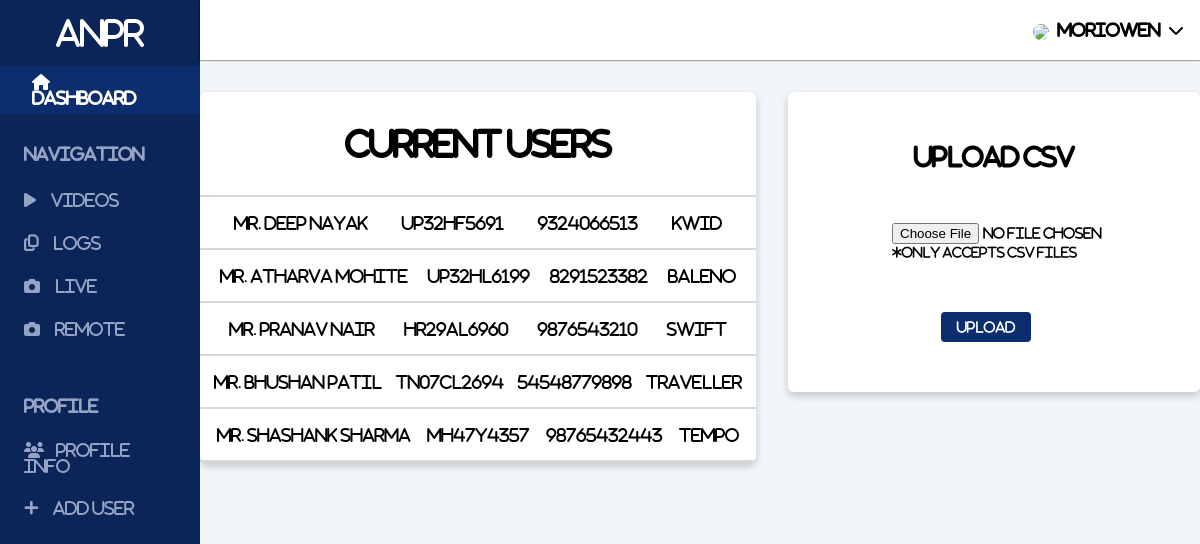
Page /addusers/ (signed in) on the committed database.
### app/models.py (models this page shows)
class CarProfile(models.Model):
    user = models.ForeignKey(User, default="", on_delete=models.CASCADE, null=True, blank=True)
    name = models.CharField(max_length=150)
    phone = models.CharField(max_length=150)
    carno = models.CharField(max_length=50)
    carmodel = models.CharField(max_length=50)
    carcolour = models.CharField(max_length=50)
    def __str__(self):
        return self.name

### app/views.py (the view, shortened to what this page needs)
# urls.py: path('addusers/', views.addusers, name="addusers"),
def addusers(request):
    template = "addcars.html"
    data = CarProfile.objects.all()
    prompt = {
        'order': 'Order of the CSV should be name, phone, carno, carmodel, carcolour',
        'profiles': data
              }
    if request.method == "GET":
        users = CarProfile.objects.filter(user=request.user)
        context = {'users': users}
        print(users)
        return render(request, template, context)

### templates/addcars.html (shortened to what this page needs)
{% extends 'base.html' %} {% load static %}
{% block header %}
<link rel="stylesheet" href="{% static 'addusers.css' %}" />
{% endblock header %}
{% block body %}
<div class="content">
  <div class="grid__wrapper">
    <div class="upload__grid">
      <form action="" method="POST" enctype="multipart/form-data">
        <div class="upload__form">
          <h2>Upload CSV</h2>
          <div class="form__control">
            <input type="file" id="file1" name="file" />
            <p>*Only accepts CSV files</p>
          </div>
          <div class="btn_box">
            <button type="submit" style="margin-right: 1rem">Upload</button>
          </div>
        </div>
      </form>
      <div class="recent_logs">
        <h1 style="text-align: center; padding: 2rem 0">Current Users</h1>
        <div class="log__table">
          <hr />
          {% for user in users %}
          <div class="log">
            <div class="log__owner">Mr. {{user}}</div>
            <div class="log__number">{{user.carno}}</div>
            <div class="log__phone">{{user.phone}}</div>
            <div class="log__model">{{user.carmodel}}</div>
          </div>
          <hr />
          {% endfor %}
        </div>
      </div>
    </div>
  </div>
</div>
{% endblock body %}

### templates/base.html (shortened to what this page needs)
<!DOCTYPE html>
{% load static %}
<html lang="en">
  <head>
    <link rel="stylesheet" href="{% static 'base.css' %}" />
    {% block header %} {% endblock header %}
  </head>
  <body>
    <main class="main">
      <div class="sidebar">
        <div class="title">ANPR</div>
        <div class="dashboard__name">
          <h4>
            <a href="{% url 'dashboard' %}">
              <span><i class="fa fa-home"></i></span> Dashboard
            </a>
          </h4>
        </div>
        <section class="navigation">
          <div class="section__title">Navigation</div>
          <ul>
            <a href="{% url 'videolist' %}">
              <li>
                <span><i class="fa fa-play"></i></span> Videos
              </li>
            </a>
            <a href="{% url 'logs' %}">
              <li>
                <span><i class="fa fa-copy"></i></span> Logs
              </li>
            </a>
            <a href="{% url 'live' %}">
              <li>
                <span><i class="fa fa-camera"></i></span> Live
              </li>
            </a>
            <a href="{% url 'remote' %}">
              <li>
                <span><i class="fa fa-camera"></i></span> Remote
              </li>
            </a>
          </ul>
        </section>
        <section class="profile">
          <div class="section__title">Profile</div>
          <ul>
            <a href="{% url 'profile' %}">
              <li>
                <span><i class="fa fa-users"></i></span>Profile Info
              </li>
            </a>
            <a href="{% url 'addusers' %}">
              <li>
                <span><i class="fa fa-plus"></i></span> Add User
              </li>
            </a>
          </ul>
        </section>
      </div>
      <div class="navbar">
        <div class="navbar__profile">
          <span
            ><img
              src="{{ MEDIA_URL }}/videos/mario-av.png"
              style="border-radius: 50%; width: 30px"
          /></span>
          <p style="letter-spacing: 0.1px; font-weight: bold">
            {{ user.username }}
          </p>
          <span><i class="fa fa-chevron-down"></i></span>
        </div>
      </div>
      {% block body %} {% endblock body %}
    </main>
  </body>
</html>

### static/base.css (style rules this page uses)
:root { --textColour: #95a4c4; }
hr { border: 0.1px solid rgb(216, 216, 216); }
.main { min-height: 100vh; display: grid; grid-template-columns: 200px 1fr; grid-template-rows: 60px 1fr; grid-template-areas: "sidebar navbar" "sidebar content"; }
.sidebar { grid-area: sidebar; background-color: #0b2559; color: white; position: fixed; height: 100vh; width: 200px; }
.title { display: block; margin: 1rem; text-align: center; font-size: 2rem; }
.section__title { margin: 1rem 1.5rem; font-weight: 700; color: #95a4c4; text-transform: uppercase; }
.sidebar li { list-style: none; padding: 0.75rem 1.5rem; color: #95a4c4; margin: 0 auto; }
.sidebar section { padding: 1rem 0; }
.dashboard__name { padding: 0.5rem 2rem; display: block; background-color: #0c2e6e; }
.sidebar span { margin-right: 0.75rem; }
a { text-decoration: none; color: inherit; }
.navbar { grid-area: navbar; display: flex; align-items: center; justify-content: flex-end; box-shadow: 0px 0px 2px black; z-index: 2; }
.navbar__profile { display: flex; cursor: pointer; align-items: center; padding: 1rem; position: relative; }
.navbar__profile p { margin: 0 0.5rem; }
.navbar__profile span:first-child { font-size: 1.5rem; color: #0b2559; }

### static/addusers.css (style rules this page uses)
.content { grid-area: content; background: #f3f6f9; }
.grid__wrapper { width: 1000px; margin: 2rem auto; }
.upload__grid { display: grid; grid-template-columns: 2fr 1fr; grid-template-rows: 300px 1fr; grid-template-areas: "recent_logs upload__form" "recent_logs ."; gap: 2rem; justify-items: center; height: 100%; }
.upload__form { grid-area: upload__form; margin: 0 auto; padding: 1.5rem; display: flex; box-shadow: 0 4px 8px 0 rgba(0, 0, 0, 0.2); background: white; border-radius: 6px; transition: 0.3s; flex-direction: column; justify-content: space-around; align-items: center; height: 100%; }
.btn_box button { padding: 0.5rem 1rem; background-color: #0c2e6e; border-radius: 4px; border: 0; color: white; cursor: pointer; }
.form__control { margin-left: 5rem; }
.form__control p, label { font-size: 0.8rem; }
.recent_logs { background: white; grid-area: recent_logs; width: 100%; box-shadow: 0 4px 8px 0 rgba(0, 0, 0, 0.2); background: white; border-radius: 6px; transition: 0.3s; transition: 0.3s; border-radius: 6px; }
.log { display: flex; padding: 1rem 0; justify-content: space-evenly; align-items: center; }

### rows in the picture
CarProfile: name "Deep Nayak", carno "UP32HF5691", phone "9324066513", carmodel "Kwid"
CarProfile: name "Atharva Mohite", carno "UP32HL6199", phone "8291523382", carmodel "Baleno"
CarProfile: name "Pranav Nair", carno "HR29AL6960", phone "9876543210", carmodel "Swift"
CarProfile: name "Bhushan Patil", carno "TN07CL2694", phone "54548779898", carmodel "Traveller"
CarProfile: name "Shashank Sharma", carno "MH47Y4357", phone "98765432443", carmodel "Tempo"

### other values in the picture
{{ user.username }} "moriowen"
